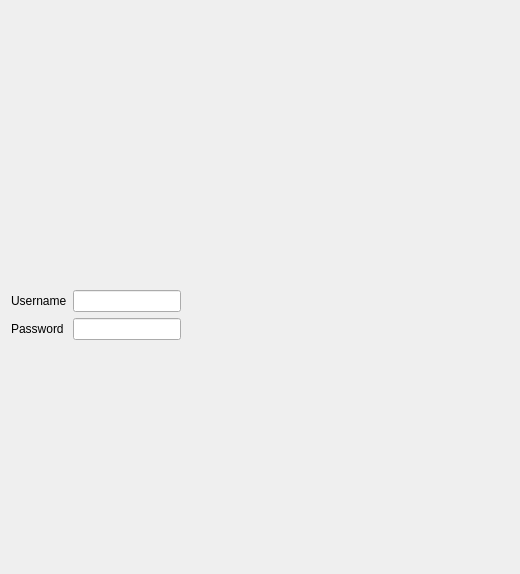
<?xml version="1.0" encoding="UTF-8"?>
<ui version="4.0">
 <class>Form</class>
 <widget class="QWidget" name="Form">
  <property name="geometry">
   <rect>
    <x>0</x>
    <y>0</y>
    <width>520</width>
    <height>574</height>
   </rect>
  </property>
  <property name="windowTitle">
   <string>Form</string>
  </property>
  <layout class="QVBoxLayout" name="verticalLayout">
   <item>
    <widget class="QLabel" name="label_2">
     <property name="text">
      <string/>
     </property>
     <property name="scaledContents">
      <bool>true</bool>
     </property>
     <property name="alignment">
      <set>Qt::AlignCenter</set>
     </property>
     <property name="openExternalLinks">
      <bool>false</bool>
     </property>
    </widget>
   </item>
   <item>
    <layout class="QFormLayout" name="formLayout">
     <property name="fieldGrowthPolicy">
      <enum>QFormLayout::FieldsStayAtSizeHint</enum>
     </property>
     <item row="0" column="0">
      <widget class="QLabel" name="usernameLabel">
       <property name="text">
        <string>Username</string>
       </property>
      </widget>
     </item>
     <item row="0" column="1">
      <widget class="QLineEdit" name="usernameLineEdit"/>
     </item>
     <item row="1" column="0">
      <widget class="QLabel" name="passwordLabel">
       <property name="text">
        <string>Password</string>
       </property>
      </widget>
     </item>
     <item row="1" column="1">
      <widget class="QLineEdit" name="passwordLineEdit">
       <property name="echoMode">
        <enum>QLineEdit::Password</enum>
       </property>
      </widget>
     </item>
    </layout>
   </item>
  </layout>
 </widget>
 <resources/>
 <connections/>
</ui>
